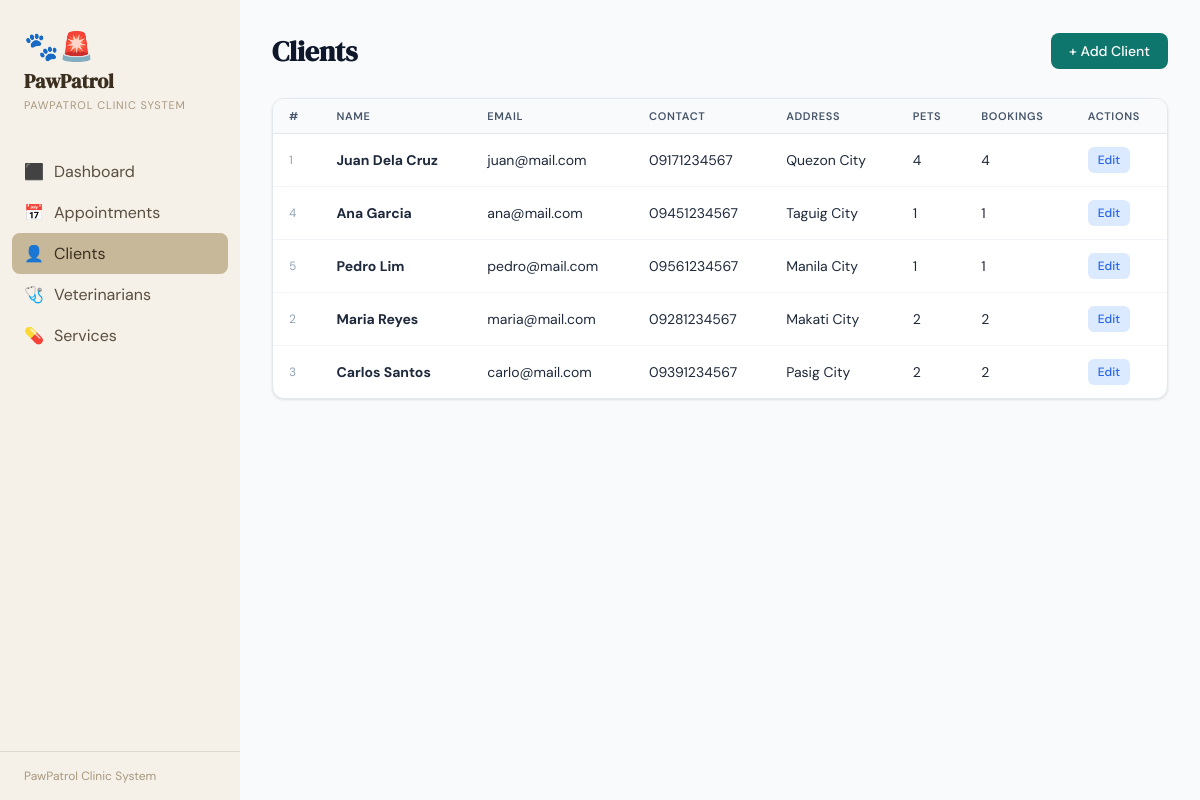
The app's page /clients with its own data.
### tables this page shows
CREATE TABLE CLIENT (
            client_id      INTEGER PRIMARY KEY AUTOINCREMENT,
            first_name     TEXT NOT NULL,
            last_name      TEXT NOT NULL,
            contact_number TEXT NOT NULL,
            email          TEXT NOT NULL UNIQUE,
            address        TEXT,
            created_at     TEXT DEFAULT (datetime('now'))
        );

### app.py (the view)
@app.route("/clients")
def clients():
    db = get_db()
    rows = db.execute("""
        SELECT c.*, COUNT(p.pet_id) AS pet_count,
               COUNT(a.appointment_id) AS appt_count
        FROM CLIENT c
        LEFT JOIN PET p ON c.client_id=p.client_id
        LEFT JOIN APPOINTMENT a ON c.client_id=a.client_id
        GROUP BY c.client_id ORDER BY c.last_name
    """).fetchall()
    return render_template("clients.html", clients=rows)

### app.py (called while the page is built)
def get_db():
    conn = sqlite3.connect(DB)
    conn.row_factory = sqlite3.Row
    conn.execute("PRAGMA foreign_keys = ON")
    return conn

### templates/clients.html (shortened to what this page needs)
{% extends "base.html" %}
{% block content %}
<div class="page-header-row">
  <h2>Clients</h2>
  <a href="{{ url_for('new_client') }}" class="btn btn-primary">+ Add Client</a>
</div>
<div class="card">
  <div class="table-wrap">
    <table>
      <thead><tr>
        <th>#</th><th>Name</th><th>Email</th><th>Contact</th>
        <th>Address</th><th>Pets</th><th>Bookings</th><th>Actions</th>
      </tr></thead>
      <tbody>
      {% for c in clients %}
      <tr>
        <td style="color:var(--gray-400);font-size:12px">{{ c.client_id }}</td>
        <td><b>{{ c.first_name }} {{ c.last_name }}</b></td>
        <td>{{ c.email }}</td>
        <td>{{ c.contact_number }}</td>
        <td>{{ c.address or '—' }}</td>
        <td>{{ c.pet_count }}</td>
        <td>{{ c.appt_count }}</td>
        <td>
          <div class="actions">
            <a href="{{ url_for('edit_client', id=c.client_id) }}" class="action-btn action-edit">Edit</a>
          </div>
        </td>
      </tr>
      {% endfor %}
      </tbody>
    </table>
  </div>
</div>
{% endblock %}

### templates/base.html (style rules this page uses)
:root { --teal: #0f766e; --teal-l: #14b8a6; --teal-xl: #ccfbf1; --amber: #d97706; --amber-l: #fef3c7; --red: #dc2626; --red-l: #fee2e2; --green: #16a34a; --green-l: #dcfce7; --blue: #2563eb; --blue-l: #dbeafe; --gray-50: #f8fafc; --gray-100:#f1f5f9; --gray-200:#e2e8f0; --gray-400:#94a3b8; --gray-600:#475569; --gray-800:#1e293b; --gray-900:#0f172a; --white: #ffffff; --shadow: 0 1px 3px rgba(0,0,0,.08), 0 1px 2px rgba(0,0,0,.04); --shadow-md: 0 4px 6px -1px rgba(0,0,0,.07), 0 2px 4px -2px rgba(0,0,0,.04); --radius: 12px; }
*,*::before,*::after { box-sizing:border-box;margin:0;padding:0 }
body { font-family:'DM Sans',sans-serif;background:var(--gray-50);color:var(--gray-800);min-height:100vh;display:flex }
.page-header-row { display:flex;align-items:center;justify-content:space-between;margin-bottom:28px }
.page-header-row h2 { font-family:'DM Serif Display',serif;font-size:28px;color:var(--gray-900) }
.card { background:var(--white);border-radius:var(--radius);box-shadow:var(--shadow);border:1px solid var(--gray-200);overflow:hidden }
.table-wrap { overflow-x:auto }
table { width:100%;border-collapse:collapse }
th { text-align:left;font-size:11px;font-weight:600;text-transform:uppercase;letter-spacing:.06em;color:var(--gray-600);padding:10px 16px;background:var(--gray-50);border-bottom:1px solid var(--gray-200) }
td { padding:13px 16px;border-bottom:1px solid var(--gray-100);font-size:14px;vertical-align:middle }
tr:last-child td { border-bottom:none }
.btn { display:inline-flex;align-items:center;gap:6px;padding:9px 18px;border-radius:8px;font-size:14px;font-weight:500;cursor:pointer;border:none;text-decoration:none;transition:all .15s;font-family:'DM Sans',sans-serif }
.btn-primary { background:var(--teal);color:var(--white) }
.actions { display:flex;gap:6px }
.action-btn { padding:5px 10px;border-radius:6px;font-size:12px;font-weight:500;cursor:pointer;border:none;text-decoration:none;transition:all .15s;font-family:'DM Sans',sans-serif }
.action-edit { background:var(--blue-l);color:var(--blue) }

### records on screen
CLIENT: client_id "1", first_name "Juan", last_name "Dela Cruz", email "juan@mail.com", contact_number "09171234567", address "Quezon City", pet_count "4", appt_count "4"
CLIENT: client_id "4", first_name "Ana", last_name "Garcia", email "ana@mail.com", contact_number "09451234567", address "Taguig City", pet_count "1", appt_count "1"
CLIENT: client_id "5", first_name "Pedro", last_name "Lim", email "pedro@mail.com", contact_number "09561234567", address "Manila City", pet_count "1", appt_count "1"
CLIENT: client_id "2", first_name "Maria", last_name "Reyes", email "maria@mail.com", contact_number "09281234567", address "Makati City", pet_count "2", appt_count "2"
CLIENT: client_id "3", first_name "Carlos", last_name "Santos", email "carlo@mail.com", contact_number "09391234567", address "Pasig City", pet_count "2", appt_count "2"
